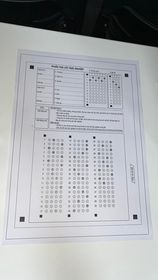
#> input picture 344531318_233703205942084_2228975815228740013_n.jpg, 158 x 280 px
$ python -i process.py   (imports and definitions only)
#> lines starting #> are read from the running program, lines starting #| are printed output that depends on the picture; after the words box and inside, x2 and y2 are one past the last pixel; in counts of white or black regions, pixels touching at a corner belong together
#> further down, picture is the input picture: shape (280, 158, 3); mean B, G, R 176.9, 173.6, 171.2
import cv2
import numpy as np
import os
from utils import *
from GradedAnswerSheet import *
import imutils
from imutils.perspective import four_point_transform
from imutils import contours
from constants import *

# [47 lines left out: function getAnswerList, not called in this run]

def scan_answer_sheet(img):
    # prep
    imgGray = cv2.cvtColor(img, cv2.COLOR_BGR2GRAY)
    imgBlur = cv2.GaussianBlur(imgGray, (3, 3), 0)
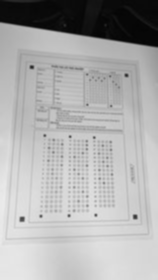
#> imgBlur: shape (280, 158); min 5, max 235, mean 173.3
    imgCanny = cv2.Canny(imgBlur, 75, 200)
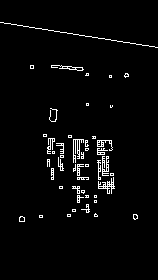
#> imgCanny: shape (280, 158); 3% white in thin lines or dots, all inside (x1, y1, x2, y2) = (0, 22, 158, 222)
    kernel = np.ones((5,5),np.uint8)
    imgCanny = cv2.dilate(imgCanny,kernel,iterations = 1)
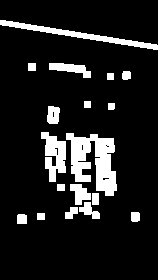
#> imgCanny: shape (280, 158); 11.8% white; 18 white regions
    # find sheet's contour
    contours, hierarchy = cv2.findContours(imgCanny, cv2.RETR_EXTERNAL, cv2.CHAIN_APPROX_NONE)
#> contours = 18 contours; largest, box (x1, y1, x2, y2) and area: (66, 133, 117, 196) 1677, (0, 20, 158, 50) 728, (41, 132, 66, 182) 658, (49, 63, 91, 78) 280, (70, 184, 91, 205) 231
    contours = sorted(contours, key=cv2.contourArea, reverse=True)

    sheetCnt = None

    for contour in contours:
        peri = cv2.arcLength(contour, True)
        approx = cv2.approxPolyDP(contour, 0.02*peri, True)

        if len(approx) == 4:
            sheetCnt = approx
            break
#> this loop made 11 passes
#> (peri, sheetCnt) on pass 11: (34, [[92, 193], [92, 204], [98, 204], [98, 193]])
#> peri on passes 1, 3, 4, 5, 6, 7: 373.6, 194.4, 105.3, 77.66, 53.9, 70.73

    # apply perspective transform
    scannedSheet = four_point_transform(img, sheetCnt.reshape(4, 2))
    scannedSheet = cv2.resize(scannedSheet, (WIDTH, HEIGHT))
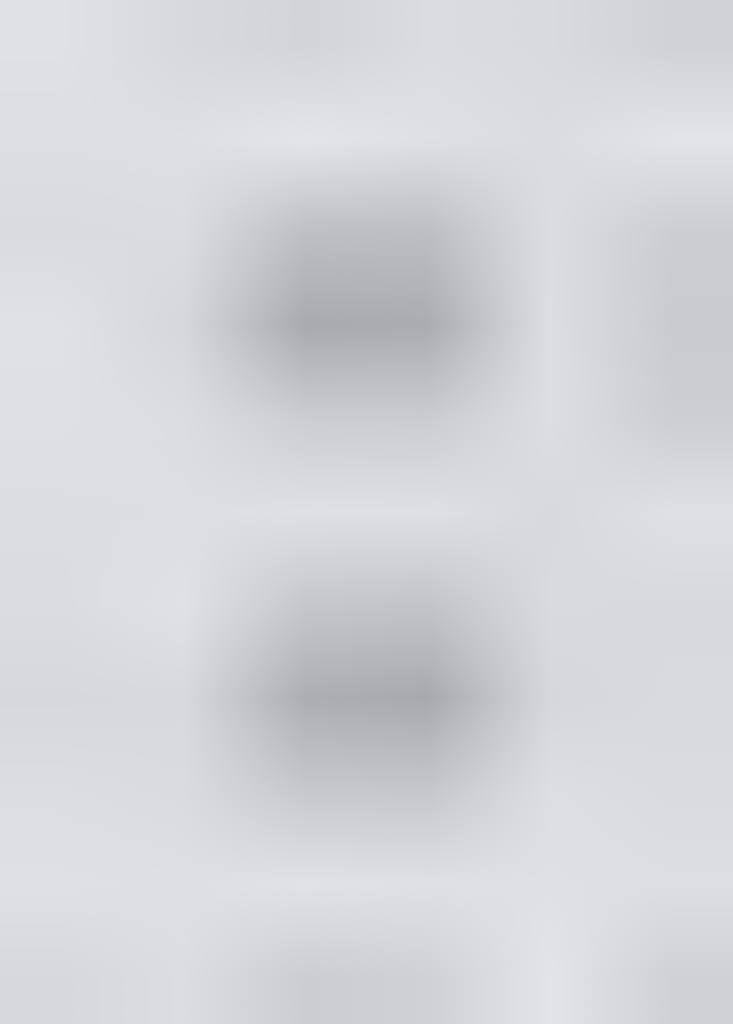
#> scannedSheet: shape (2048, 1466, 3) (shown at 1/2 size); mean of channels 0, 1, 2 218.7, 213.7, 212.7; drawn as B, G, R
    # [6 lines of commented-out code are left out]
    border_pixels = 10

    # Crop the image
    scannedSheet = scannedSheet[border_pixels:HEIGHT-border_pixels, border_pixels:WIDTH-border_pixels]
#> scannedSheet: shape (2028, 1446, 3)

    return scannedSheet


# [248 lines left out: functions getTestCode, getCandidateNumber, calculateGrade, getAnswerArea, getResult, process, not called in this run]


>>> import cv2
>>> picture = cv2.imread('344531318_233703205942084_2228975815228740013_n.jpg')
>>> result = scan_answer_sheet(picture)

$ run again, on 345606390_251671357415945_8641896539560856999_n.jpg
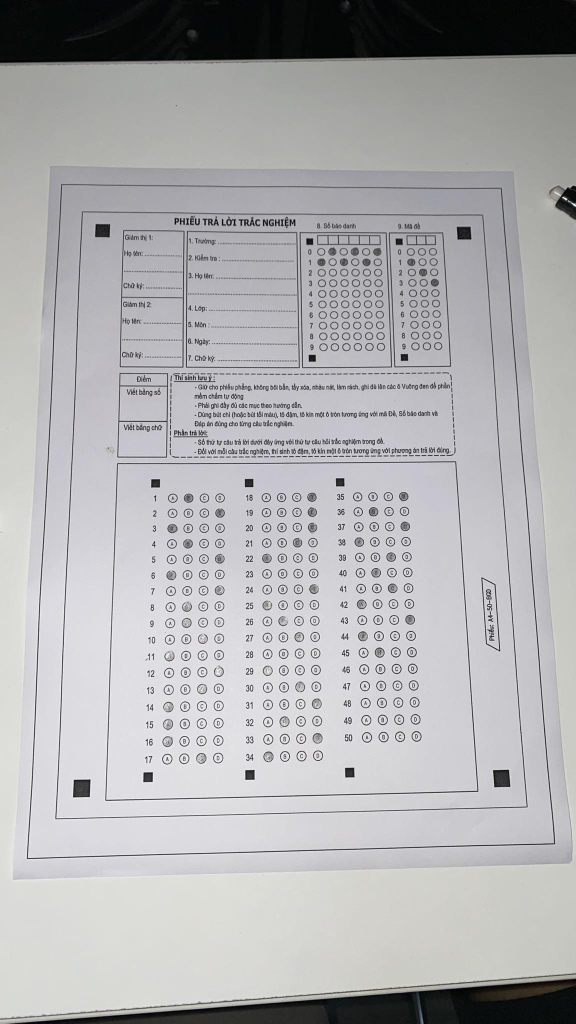
#> input picture 345606390_251671357415945_8641896539560856999_n.jpg, 1152 x 2048 px (shown at 1/2 size)
#> picture is the input picture: shape (2048, 1152, 3); mean B, G, R 177.2, 175.5, 175.7
#> in scan_answer_sheet, `imgCanny = cv2.dilate(imgCanny,kernel,iterations = 1)`:
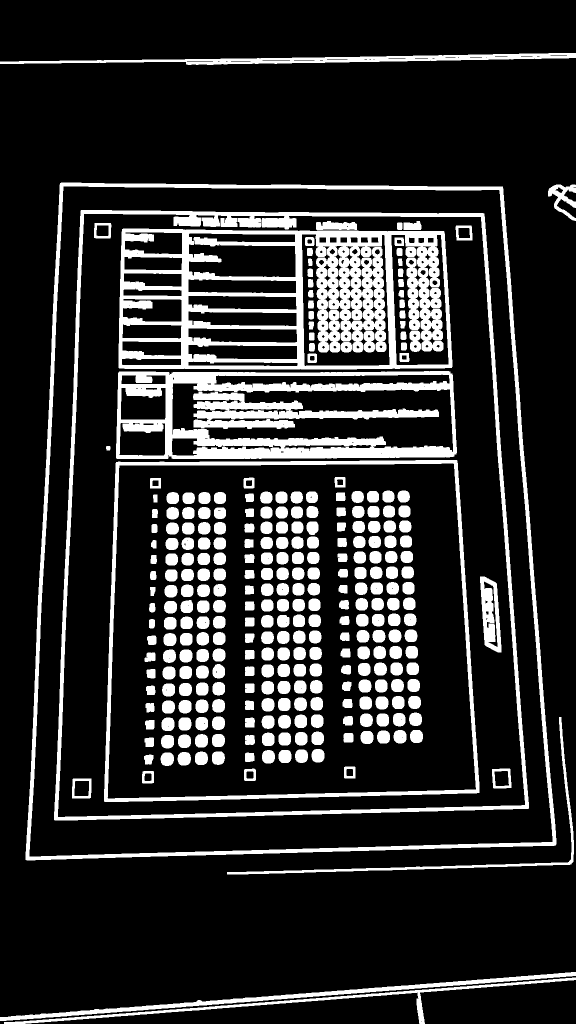
#> imgCanny: shape (2048, 1152) (shown at 1/2 size); 17.3% white; 304 white regions
#> contours = 6 contours; box (x1, y1, x2, y2) and area: (51, 365, 1113, 1721) 1298806, (0, 106, 1152, 130) 9230, (0, 1944, 1152, 2042) 8326, (8, 1955, 1152, 2048) 5451, (454, 1434, 1148, 1749) 4130, (1096, 369, 1152, 442) 1572
#> the loop in scan_answer_sheet, `for contour in contours:` made 1 pass
#> (peri, sheetCnt) on pass 1: (4705.7, [[120, 366], [51, 1719], [1111, 1690], [1005, 373]])
#> in scan_answer_sheet, `scannedSheet = scannedSheet[border_pixels:HEIGHT-border_pixels, border..`:
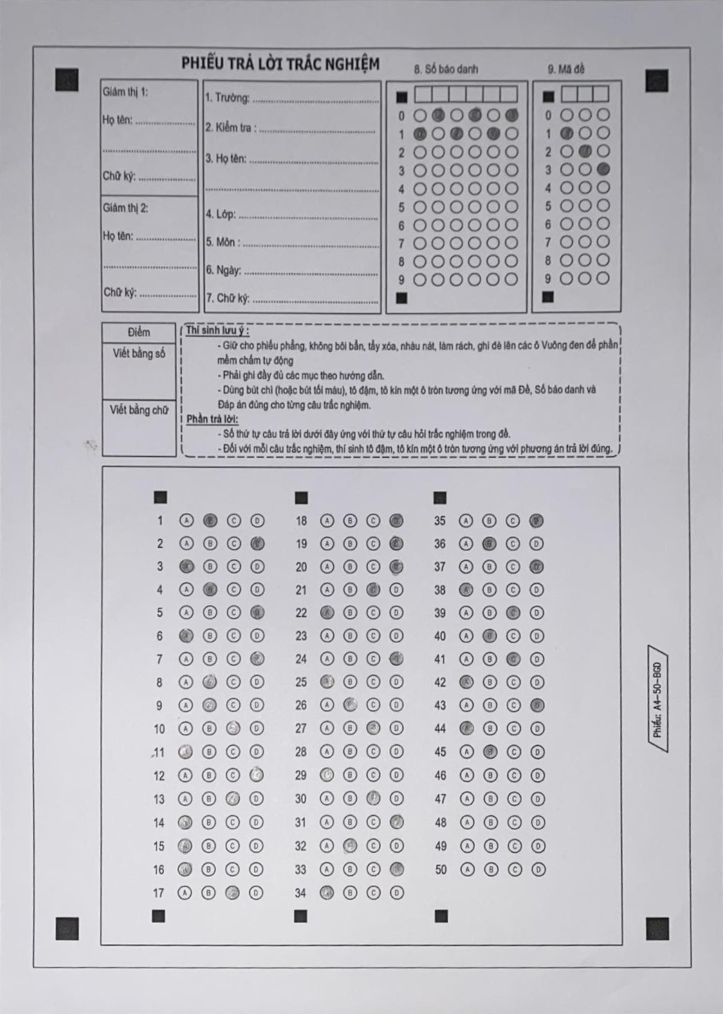
#> scannedSheet: shape (2028, 1446, 3) (shown at 1/2 size); mean B, G, R 192.8, 187.6, 188.5

$ run again, on 73b829e2ba44651a3c55.jpg
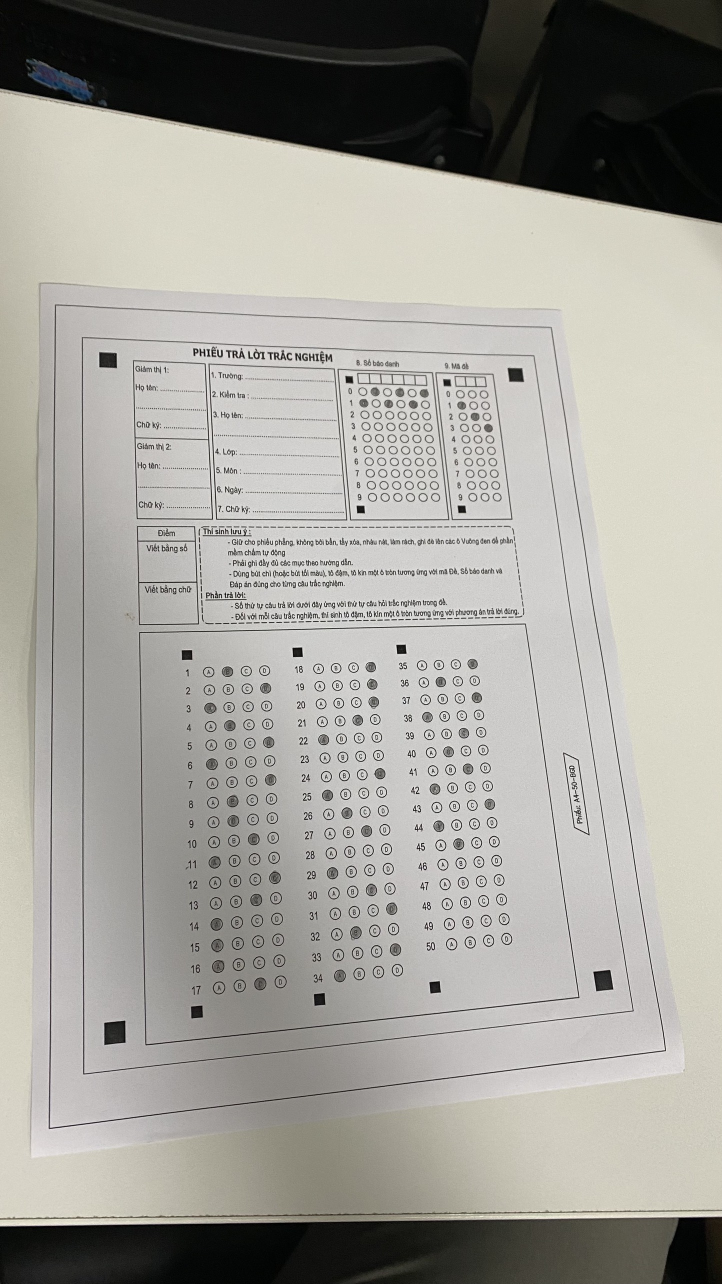
#> input picture 73b829e2ba44651a3c55.jpg, 1444 x 2568 px (shown at 1/2 size)
#> picture is the input picture: shape (2568, 1444, 3); mean B, G, R 153.3, 159.6, 161.3
#> in scan_answer_sheet, `imgCanny = cv2.dilate(imgCanny,kernel,iterations = 1)`:
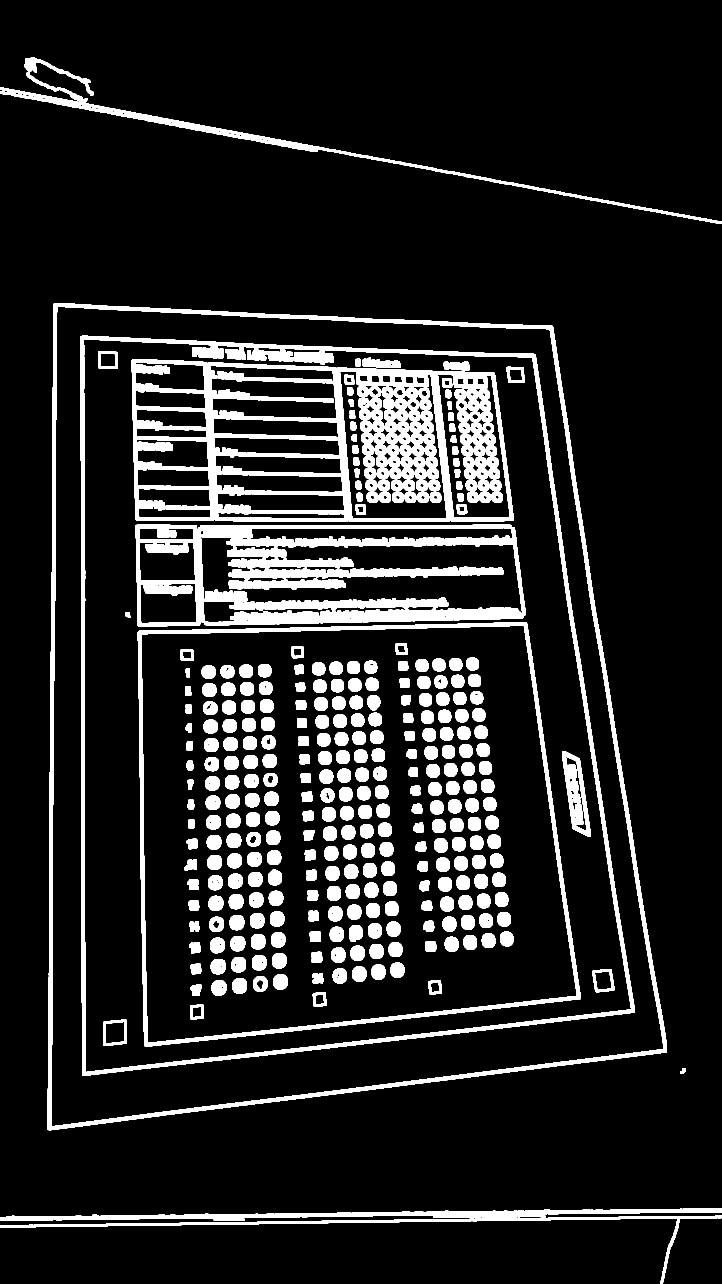
#> imgCanny: shape (2568, 1444) (shown at 1/2 size); 13.1% white; 361 white regions
#> contours = 4 contours; box (x1, y1, x2, y2) and area: (95, 606, 1334, 2261) 1740044, (0, 2417, 1444, 2568) 18704, (0, 114, 1444, 448) 13570, (1360, 2136, 1372, 2147) 79
#> the loop in scan_answer_sheet, `for contour in contours:` made 1 pass
#> (peri, sheetCnt) on pass 1: (5525.6, [[107, 607], [95, 2259], [1333, 2104], [1105, 652]])
#> in scan_answer_sheet, `scannedSheet = scannedSheet[border_pixels:HEIGHT-border_pixels, border..`:
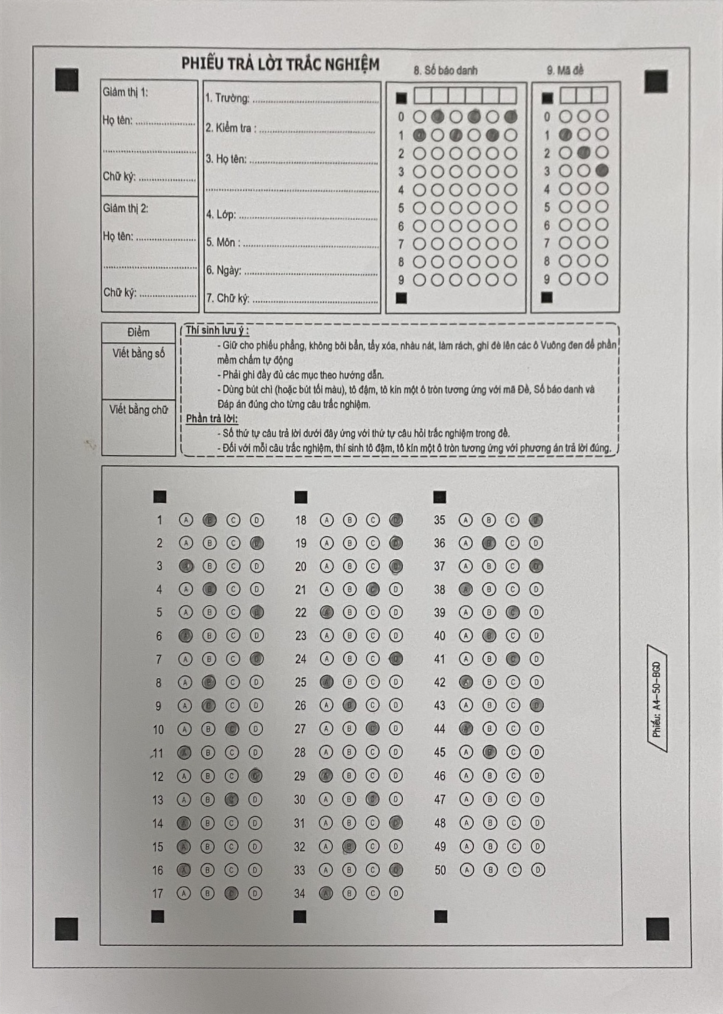
#> scannedSheet: shape (2028, 1446, 3) (shown at 1/2 size); mean B, G, R 179.9, 182.6, 184.2
